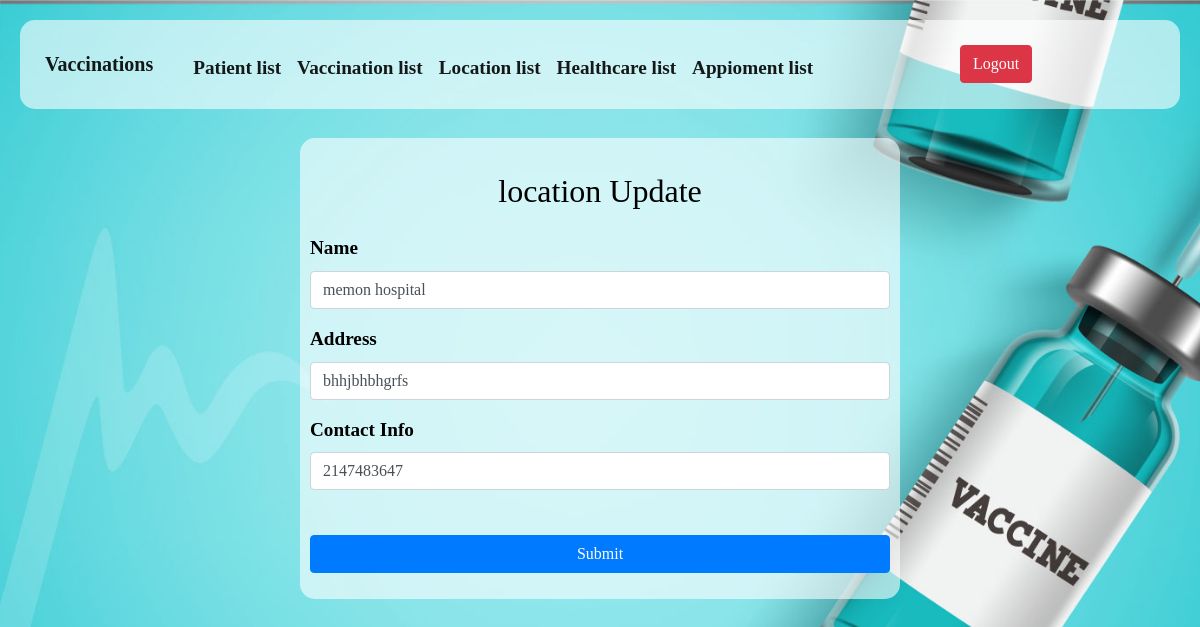
The app's page /location/edit_location.php?id=1 with its own data.
### tables this page shows
CREATE TABLE `location` (
  `location_id` int(11) NOT NULL,
  `name` varchar(50) DEFAULT NULL,
  `address` varchar(50) DEFAULT NULL,
  `contact_info` int(11) DEFAULT NULL
);

### location/edit_location.php (the view, shortened to what this page needs)
<!DOCTYPE html>
<html lang="en">
<head>
    <link href="https://cdn.jsdelivr.net/npm/bootstrap@5.3.2/dist/css/bootstrap.min.css" rel="stylesheet">
    <link rel="stylesheet" href="https://cdn.jsdelivr.net/npm/sweetalert2@10">
</head>
<body>
    <?php
    include "connect.php";
    $id = $_GET['id'] ?? '';
    $query = "SELECT * FROM location WHERE location_id = '$id'";
    $result = mysqli_query($conn, $query);
    if (mysqli_num_rows($result) > 0) {
        $data = mysqli_fetch_assoc($result);
        $name = $data['name'];
        $address = $data['address'];
        $contact_info = $data['contact_info'];
    } else {
        echo '<div class="alert alert-danger" role="alert">Patient not found.</div>';
        exit;
    }
    ?>
<?php include "nav.php"; ?>
<br>
    <form action="" method="POST" class="glass">
        <h2 class="mt-4 mb-4 text-center">location Update</h2>
        <div class="form-group">
            <label for="name">Name</label><br>
            <input type="text" class="form-control" required name="name" value="<?php echo $name; ?>">
        </div>
        <div class="form-group">
            <label for="address">Address</label><br>
            <input type="text" class="form-control" required name="address" value="<?php echo $address; ?>">
        </div>
        <div class="form-group">
            <label for="contact_info">Contact Info</label><br>
            <input type="text" class="form-control" required name="contact_info" value="<?php echo $contact_info; ?>">
        </div>
        <br>
        <div class="mb-3">
            <input type="submit" class="btn btn-primary" name="SubmitBtn" style="width:100%;" value="Submit">
        </div>
    </form>
</body>
</html>

### location/edit_location.php (style rules this page uses)
body { padding: 20px; }
body { background: url(../Imges/2.jpg)no-repeat; background-size: cover; -webkit-background-size: cover; -moz-background-size: cover; -o-background-size: cover; -ms-background-size: cover; background-attachment: fixed; background-position: center; font-family: sans-serif; height: �100vh; }
form { max-width: 600px; margin: auto; }

### location/nav.php (style rules this page uses)
body { font-family: ' : Arial, sans-serif;'; font-size: larger; font-weight: bold; }
.glass { background-color: rgba(255, 255, 255, 0.6); color: black; border-radius: 15px; padding: 10px; }

### records on screen
location: name "memon hospital", address "bhhjbhbhgrfs", contact_info "2147483647"
